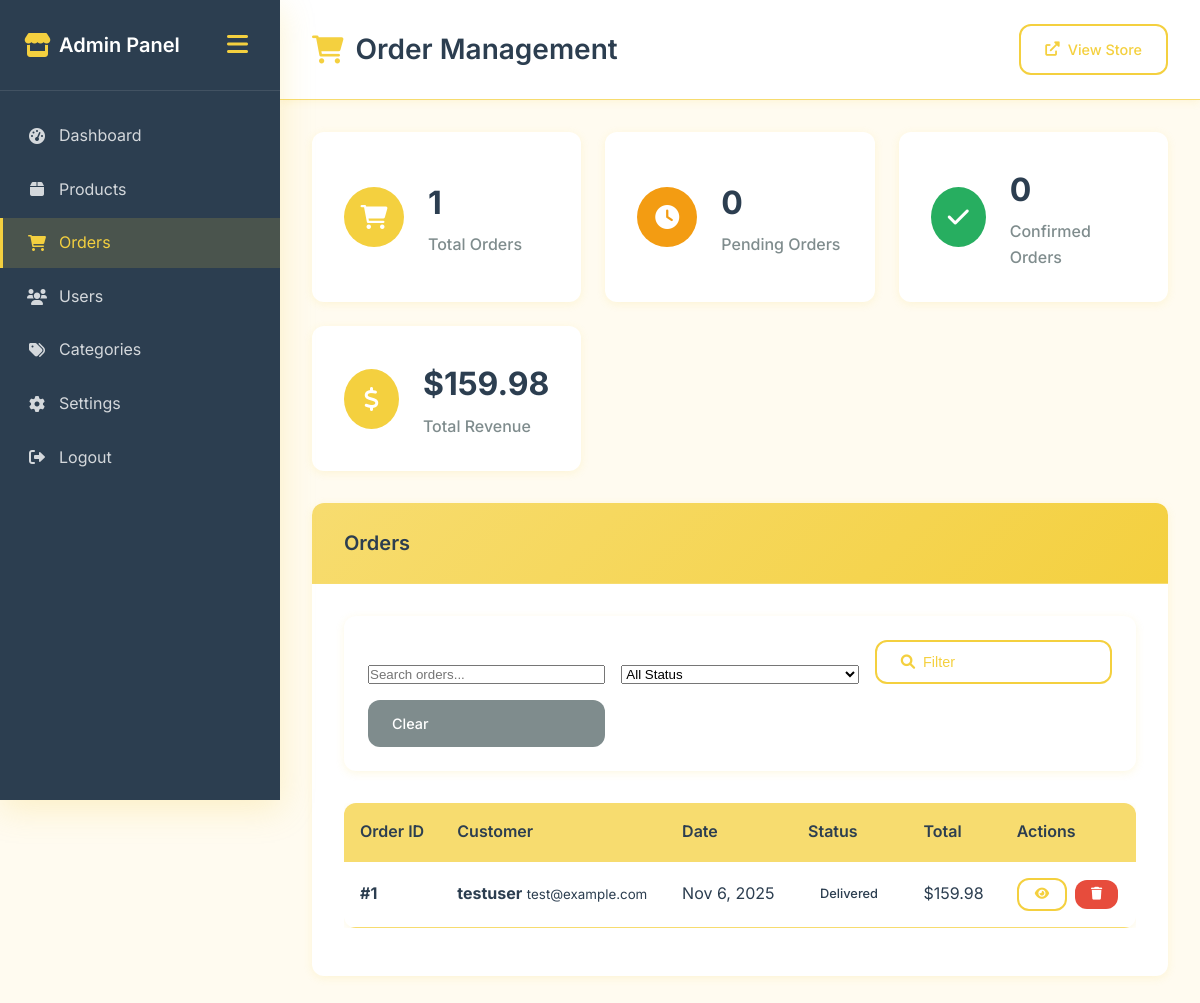
The app's page /admin/orders.php (signed in) with its own data.
### tables this page shows
CREATE TABLE orders (
    id INT AUTO_INCREMENT PRIMARY KEY,
    user_id INT NOT NULL,
    order_number VARCHAR(50) UNIQUE NOT NULL,
    total DECIMAL(10,2) NOT NULL,
    subtotal DECIMAL(10,2) NOT NULL,
    tax_amount DECIMAL(10,2) DEFAULT 0,
    shipping_amount DECIMAL(10,2) DEFAULT 0,
    discount_amount DECIMAL(10,2) DEFAULT 0,
    status ENUM('pending', 'confirmed', 'processing', 'shipped', 'delivered', 'cancelled', 'refunded') DEFAULT 'pending',
    payment_method VARCHAR(50) NOT NULL DEFAULT 'Cash on Delivery',
    payment_status ENUM('pending', 'paid', 'failed', 'refunded') DEFAULT 'pending',
    shipping_address TEXT,
    billing_address TEXT,
    customer_notes TEXT,
    admin_notes TEXT,
    tracking_number VARCHAR(100),
    shipped_at DATETIME NULL,
    delivered_at DATETIME NULL,
    created_at TIMESTAMP DEFAULT CURRENT_TIMESTAMP,
    updated_at TIMESTAMP DEFAULT CURRENT_TIMESTAMP ON UPDATE CURRENT_TIMESTAMP,
    FOREIGN KEY (user_id) REFERENCES users(id) ON DELETE CASCADE
);

CREATE TABLE users (
    id INT AUTO_INCREMENT PRIMARY KEY,
    username VARCHAR(50) NOT NULL UNIQUE,
    email VARCHAR(100) NOT NULL UNIQUE,
    password VARCHAR(255) NOT NULL,
    is_admin BOOLEAN DEFAULT FALSE,
    email_verified BOOLEAN DEFAULT FALSE,
    email_otp VARCHAR(10) DEFAULT NULL,
    email_otp_expires DATETIME DEFAULT NULL,
    phone VARCHAR(20) DEFAULT NULL,
    full_name VARCHAR(100) DEFAULT NULL,
    address TEXT DEFAULT NULL,
    city VARCHAR(50) DEFAULT NULL,
    postal_code VARCHAR(20) DEFAULT NULL,
    country VARCHAR(50) DEFAULT 'Bangladesh',
    created_at TIMESTAMP DEFAULT CURRENT_TIMESTAMP,
    updated_at TIMESTAMP DEFAULT CURRENT_TIMESTAMP ON UPDATE CURRENT_TIMESTAMP
);

### admin/orders.php (the view, shortened to what the rows shown need)
<?php
include "../includes/functions.php";
$action = $_GET['action'] ?? 'list';
$order = null;
$order_items = [];
$page = intval($_GET['page'] ?? 1);
$limit = 15;
$offset = ($page - 1) * $limit;
$where_conditions = [];
$params = [];
$where_clause = !empty($where_conditions) ? "WHERE " . implode(" AND ", $where_conditions) : "";
$stmt = $pdo->prepare("SELECT o.*, u.username, u.email FROM orders o LEFT JOIN users u ON o.user_id = u.id $where_clause ORDER BY o.created_at DESC LIMIT $limit OFFSET $offset");
$stmt->execute($params);
$orders = $stmt->fetchAll();
?>
<!DOCTYPE html>
<html lang="en">
<head>
    <link rel="stylesheet" href="../assets/css/admin.css">
    <link rel="stylesheet" href="https://cdnjs.cloudflare.com/ajax/libs/font-awesome/6.0.0/css/all.min.css">
</head>
<body>
    <div class="admin-container">
        <aside class="sidebar" id="sidebar">
            <div class="sidebar-header">
                <h2><i class="fas fa-store"></i> Admin Panel</h2>
            </div>
        </aside>
        <main class="main-content">
            <header class="main-header">
                <h1><i class="fas fa-shopping-cart"></i> Order Management</h1>
            </header>
            <div class="content-wrapper">
                <?php if ($action === 'view'): ?>
                    <div class="card">
                        <div class="card-header">
                            <h2>Order #<?= $order['id'] ?></h2>
                            <a href="orders.php" class="btn btn-outline">
                                <i class="fas fa-arrow-left"></i> Back to Orders
                            </a>
                        </div>
                        <div class="card-body">
                            <div class="order-details">
                                <div class="order-info-grid">
                                    <div class="info-group">
                                        <h3>Customer Information</h3>
                                        <p><strong>Name:</strong> <?= htmlspecialchars($order['username']) ?></p>
                                        <p><strong>Email:</strong> <?= htmlspecialchars($order['email']) ?></p>
                                        <p><strong>Phone:</strong> <?= htmlspecialchars($order['phone'] ?? 'N/A') ?></p>
                                    </div>
                                    <div class="info-group">
                                        <h3>Order Information</h3>
                                        <p><strong>Order Date:</strong> <?= date('M j, Y g:i A', strtotime($order['created_at'])) ?></p>
                                        <p><strong>Status:</strong>
                                            <span class="badge badge-<?= strtolower($order['status']) ?>">
                                                <?= ucfirst($order['status']) ?>
                                            </span>
                                        </p>
                                        <p><strong>Total:</strong> $<?= number_format($order['total'], 2) ?></p>
                                    </div>
                                    <div class="info-group">
                                        <h3>Shipping Address</h3>
                                        <p><?= htmlspecialchars($order['address'] ?? 'N/A') ?></p>
                                        <p><?= htmlspecialchars($order['city'] ?? 'N/A') ?>, <?= htmlspecialchars($order['state'] ?? 'N/A') ?> <?= htmlspecialchars($order['zip'] ?? 'N/A') ?></p>
                                    </div>
                                </div>
                                <div class="order-items">
                                    <h3>Order Items</h3>
                                    <div class="table-responsive">
                                        <table class="data-table">
                                            <thead>
                                                <tr>
                                                    <th>Product</th>
                                                    <th>Price</th>
                                                    <th>Quantity</th>
                                                    <th>Total</th>
                                                </tr>
                                            </thead>
                                            <tbody>
                                                <?php foreach ($order_items as $item): ?>
                                                    <tr>
                                                        <td>
                                                            <div class="product-info">
                                                                <?php if ($item['image']): ?>
                                                                    <img src="<?= htmlspecialchars($item['image']) ?>"
                                                                         alt="<?= htmlspecialchars($item['product_name']) ?>"
                                                                         class="product-thumbnail">
                                                                <?php endif; ?>
                                                                <span><?= htmlspecialchars($item['product_name']) ?></span>
                                                            </div>
                                                        </td>
                                                        <td>$<?= number_format($item['price'] ?? 0, 2) ?></td>
                                                        <td><?= $item['quantity'] ?></td>
                                                        <td>$<?= number_format(($item['price'] ?? 0) * $item['quantity'], 2) ?></td>
                                                    </tr>
                                                <?php endforeach; ?>
                                            </tbody>
                                        </table>
                                    </div>
                                </div>
                                <div class="order-actions">
                                    <form method="POST" style="display: inline;">
                                        <input type="hidden" name="order_id" value="<?= $order['id'] ?>">
                                        <input type="hidden" name="update_status" value="1">
                                        <select name="status" onchange="this.form.submit()">
                                            <option value="pending" <?= $order['status'] === 'pending' ? 'selected' : '' ?>>Pending</option>
                                            <option value="confirmed" <?= $order['status'] === 'confirmed' ? 'selected' : '' ?>>Confirmed</option>
                                            <option value="shipped" <?= $order['status'] === 'shipped' ? 'selected' : '' ?>>Shipped</option>
                                            <option value="delivered" <?= $order['status'] === 'delivered' ? 'selected' : '' ?>>Delivered</option>
                                            <option value="cancelled" <?= $order['status'] === 'cancelled' ? 'selected' : '' ?>>Cancelled</option>
                                        </select>
                                    </form>
                                </div>
                            </div>
                        </div>
                    </div>
                <?php else: ?>
                    <div class="card">
                        <div class="card-header">
                            <h2>Orders</h2>
                        </div>
                        <div class="card-body">
                            <?php if (empty($orders)): ?>
                                <div class="empty-state">
                                    <i class="fas fa-shopping-cart"></i>
                                    <h3>No orders found</h3>
                                    <p>No orders match your search criteria.</p>
                                </div>
                            <?php else: ?>
                                <div class="table-responsive">
                                    <table class="data-table">
                                        <thead>
                                            <tr>
                                                <th>Order ID</th>
                                                <th>Customer</th>
                                                <th>Date</th>
                                                <th>Status</th>
                                                <th>Total</th>
                                                <th>Actions</th>
                                            </tr>
                                        </thead>
                                        <tbody>
                                            <?php foreach ($orders as $order_item): ?>
                                                <tr>
                                                    <td>
                                                        <strong>#<?= $order_item['id'] ?></strong>
                                                    </td>
                                                    <td>
                                                        <div class="customer-info">
                                                            <strong><?= htmlspecialchars($order_item['username']) ?></strong>
                                                            <small><?= htmlspecialchars($order_item['email']) ?></small>
                                                        </div>
                                                    </td>
                                                    <td><?= date('M j, Y', strtotime($order_item['created_at'])) ?></td>
                                                    <td>
                                                        <span class="badge badge-<?= strtolower($order_item['status']) ?>">
                                                            <?= ucfirst($order_item['status']) ?>
                                                        </span>
                                                    </td>
                                                    <td>$<?= number_format($order_item['total'], 2) ?></td>
                                                    <td>
                                                        <div class="action-buttons">
                                                            <a href="orders.php?action=view&id=<?= $order_item['id'] ?>"
                                                               class="btn btn-sm btn-outline" title="View Details">
                                                                <i class="fas fa-eye"></i>
                                                            </a>
                                                            <form method="POST" style="display: inline;"
                                                                  onsubmit="return confirm('Are you sure you want to delete this order?')">
                                                                <button type="submit" class="btn btn-sm btn-danger" title="Delete">
                                                                    <i class="fas fa-trash"></i>
                                                                </button>
                                                            </form>
                                                        </div>
                                                    </td>
                                                </tr>
                                            <?php endforeach; ?>
                                        </tbody>
                                    </table>
                                </div>
                            <?php endif; ?>
                        </div>
                    </div>
                <?php endif; ?>
            </div>
        </main>
    </div>
</body>
</html>

### records on screen
orders: id "1", user.username "testuser", user.email "test@example.com", created_at "Nov 6, 2025", status "Delivered", total "159.98"

### other values on screen
$stats['total_orders'] "1"
$stats['pending_orders'] "0"
$stats['confirmed_orders'] "0"
$stats['total_revenue'] "159.98"
